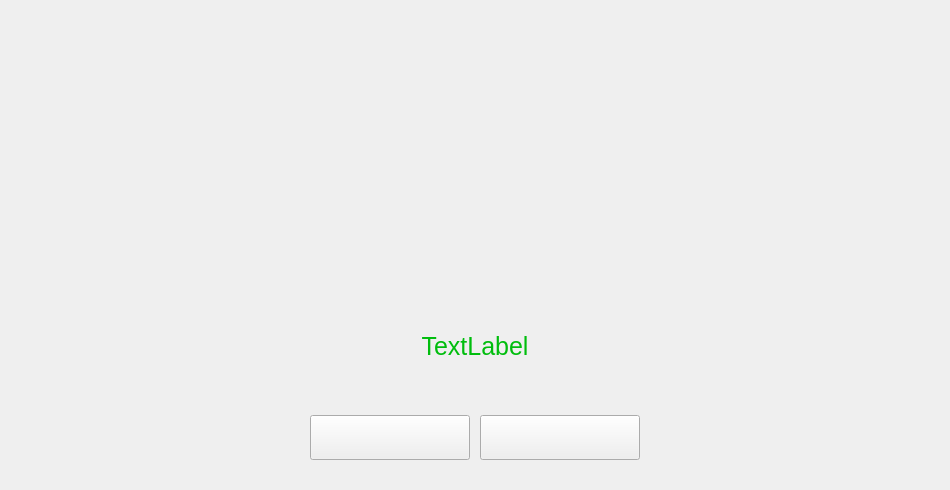
<?xml version="1.0" encoding="UTF-8"?>
<ui version="4.0">
 <class>CollectionResultPage</class>
 <widget class="QWidget" name="CollectionResultPage">
  <property name="geometry">
   <rect>
    <x>0</x>
    <y>0</y>
    <width>940</width>
    <height>490</height>
   </rect>
  </property>
  <property name="windowTitle">
   <string>CollectionResultPage</string>
  </property>
  <property name="styleSheet">
   <string notr="true">#lbl_picture{
	border-image: url(:/MBRClient/Resources/image/gather/re_bkg.png);
}
#lbl_result{
font-family:&quot;微软雅黑&quot;;
font-size:25px;
color:#00bd0d;
}
#btn_recollect{
	border-image: url(:/MBRClient/Resources/image/gather/re_collection.png);
}
#btn_recollect:hover{
	border-image: url(:/MBRClient/Resources/image/gather/re_collection_hover.png);
}
#btn_recollect:disabled{
	border-image: url(:/MBRClient/Resources/image/gather/re_collection_disabled.png);
}
#btn_confirm{
	border-image: url(:/MBRClient/Resources/image/gather/yes.png);
}
#btn_confirm:hover{
	border-image: url(:/MBRClient/Resources/image/gather/yes_hover.png);
}
#btn_confirm:disabled{
	border-image: url(:/MBRClient/Resources/image/gather/yes_disabled.png);
}</string>
  </property>
  <layout class="QVBoxLayout" name="verticalLayout">
   <property name="spacing">
    <number>0</number>
   </property>
   <property name="leftMargin">
    <number>0</number>
   </property>
   <property name="topMargin">
    <number>50</number>
   </property>
   <property name="rightMargin">
    <number>0</number>
   </property>
   <property name="bottomMargin">
    <number>10</number>
   </property>
   <item>
    <layout class="QHBoxLayout" name="horizontalLayout">
     <property name="spacing">
      <number>10</number>
     </property>
     <item>
      <spacer name="horizontalSpacer">
       <property name="orientation">
        <enum>Qt::Horizontal</enum>
       </property>
       <property name="sizeHint" stdset="0">
        <size>
         <width>40</width>
         <height>20</height>
        </size>
       </property>
      </spacer>
     </item>
     <item alignment="Qt::AlignBottom">
      <widget class="QLabel" name="lbl_picture">
       <property name="minimumSize">
        <size>
         <width>200</width>
         <height>247</height>
        </size>
       </property>
       <property name="maximumSize">
        <size>
         <width>200</width>
         <height>247</height>
        </size>
       </property>
       <property name="text">
        <string/>
       </property>
      </widget>
     </item>
     <item alignment="Qt::AlignBottom">
      <widget class="QLabel" name="label_1">
       <property name="minimumSize">
        <size>
         <width>140</width>
         <height>140</height>
        </size>
       </property>
       <property name="maximumSize">
        <size>
         <width>140</width>
         <height>140</height>
        </size>
       </property>
       <property name="text">
        <string/>
       </property>
      </widget>
     </item>
     <item alignment="Qt::AlignBottom">
      <widget class="QLabel" name="label_2">
       <property name="minimumSize">
        <size>
         <width>140</width>
         <height>140</height>
        </size>
       </property>
       <property name="maximumSize">
        <size>
         <width>140</width>
         <height>140</height>
        </size>
       </property>
       <property name="text">
        <string/>
       </property>
      </widget>
     </item>
     <item alignment="Qt::AlignBottom">
      <widget class="QLabel" name="label_3">
       <property name="minimumSize">
        <size>
         <width>140</width>
         <height>140</height>
        </size>
       </property>
       <property name="maximumSize">
        <size>
         <width>140</width>
         <height>140</height>
        </size>
       </property>
       <property name="text">
        <string/>
       </property>
      </widget>
     </item>
     <item alignment="Qt::AlignBottom">
      <widget class="QLabel" name="label_4">
       <property name="minimumSize">
        <size>
         <width>140</width>
         <height>140</height>
        </size>
       </property>
       <property name="maximumSize">
        <size>
         <width>140</width>
         <height>140</height>
        </size>
       </property>
       <property name="text">
        <string/>
       </property>
      </widget>
     </item>
     <item alignment="Qt::AlignBottom">
      <widget class="QLabel" name="label_5">
       <property name="minimumSize">
        <size>
         <width>140</width>
         <height>140</height>
        </size>
       </property>
       <property name="maximumSize">
        <size>
         <width>140</width>
         <height>140</height>
        </size>
       </property>
       <property name="text">
        <string/>
       </property>
      </widget>
     </item>
     <item>
      <spacer name="horizontalSpacer_2">
       <property name="orientation">
        <enum>Qt::Horizontal</enum>
       </property>
       <property name="sizeHint" stdset="0">
        <size>
         <width>40</width>
         <height>20</height>
        </size>
       </property>
      </spacer>
     </item>
    </layout>
   </item>
   <item>
    <widget class="QLabel" name="lbl_result">
     <property name="text">
      <string>TextLabel</string>
     </property>
     <property name="alignment">
      <set>Qt::AlignCenter</set>
     </property>
    </widget>
   </item>
   <item>
    <spacer name="verticalSpacer">
     <property name="orientation">
      <enum>Qt::Vertical</enum>
     </property>
     <property name="sizeType">
      <enum>QSizePolicy::Fixed</enum>
     </property>
     <property name="sizeHint" stdset="0">
      <size>
       <width>20</width>
       <height>20</height>
      </size>
     </property>
    </spacer>
   </item>
   <item>
    <layout class="QHBoxLayout" name="horizontalLayout_2">
     <property name="spacing">
      <number>10</number>
     </property>
     <item>
      <spacer name="horizontalSpacer_3">
       <property name="orientation">
        <enum>Qt::Horizontal</enum>
       </property>
       <property name="sizeHint" stdset="0">
        <size>
         <width>40</width>
         <height>20</height>
        </size>
       </property>
      </spacer>
     </item>
     <item>
      <widget class="QPushButton" name="btn_recollect">
       <property name="minimumSize">
        <size>
         <width>160</width>
         <height>45</height>
        </size>
       </property>
       <property name="maximumSize">
        <size>
         <width>160</width>
         <height>45</height>
        </size>
       </property>
       <property name="text">
        <string/>
       </property>
      </widget>
     </item>
     <item>
      <widget class="QPushButton" name="btn_confirm">
       <property name="minimumSize">
        <size>
         <width>160</width>
         <height>45</height>
        </size>
       </property>
       <property name="maximumSize">
        <size>
         <width>160</width>
         <height>45</height>
        </size>
       </property>
       <property name="text">
        <string/>
       </property>
      </widget>
     </item>
     <item>
      <spacer name="horizontalSpacer_4">
       <property name="orientation">
        <enum>Qt::Horizontal</enum>
       </property>
       <property name="sizeHint" stdset="0">
        <size>
         <width>40</width>
         <height>20</height>
        </size>
       </property>
      </spacer>
     </item>
    </layout>
   </item>
   <item>
    <spacer name="verticalSpacer_2">
     <property name="orientation">
      <enum>Qt::Vertical</enum>
     </property>
     <property name="sizeType">
      <enum>QSizePolicy::Fixed</enum>
     </property>
     <property name="sizeHint" stdset="0">
      <size>
       <width>20</width>
       <height>20</height>
      </size>
     </property>
    </spacer>
   </item>
  </layout>
 </widget>
 <layoutdefault spacing="6" margin="11"/>
 <resources>
  <include location="MBRClient.qrc"/>
 </resources>
 <connections/>
</ui>
